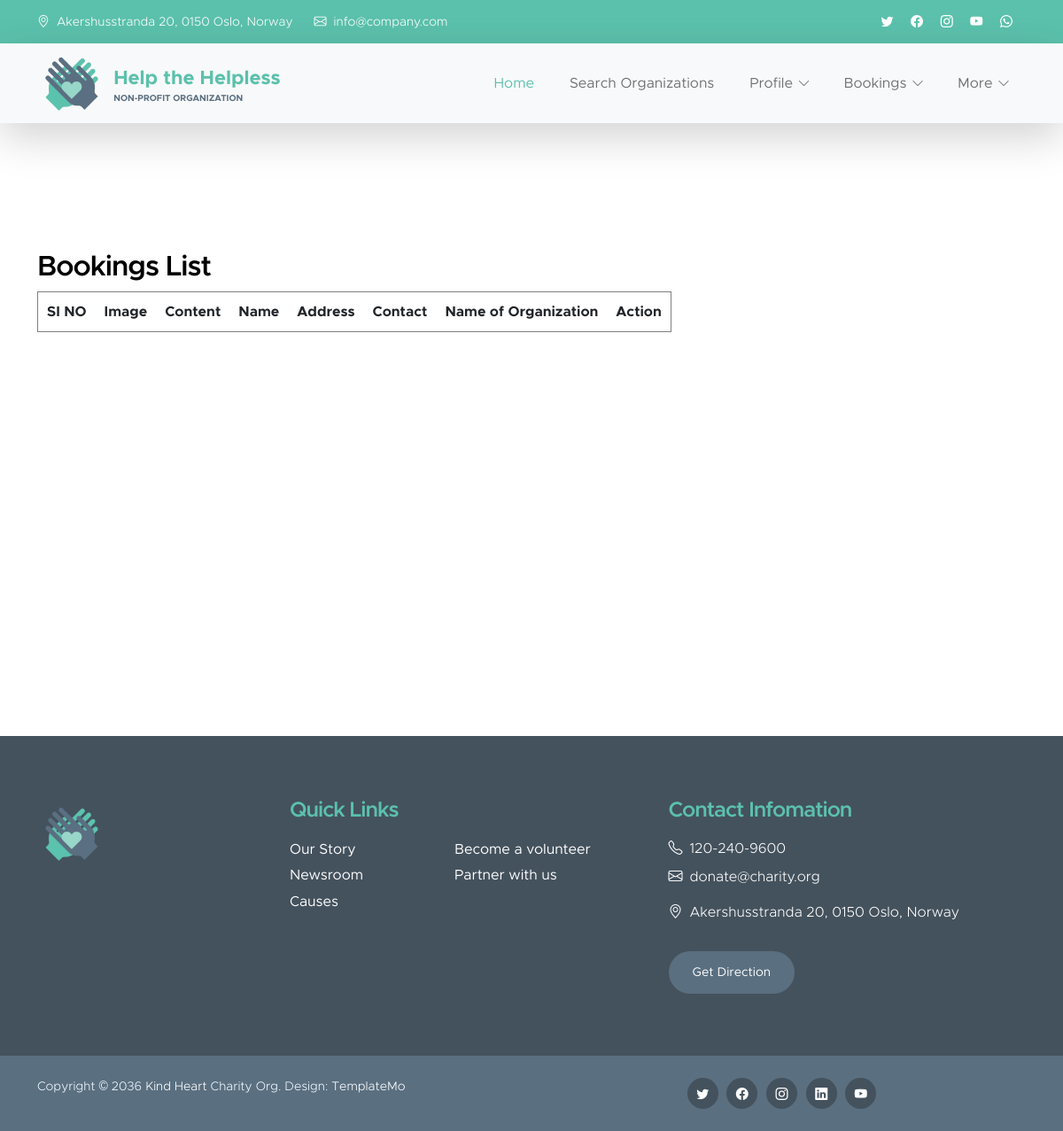
Before: /Helpers/booking/ (signed in) with the older database file.
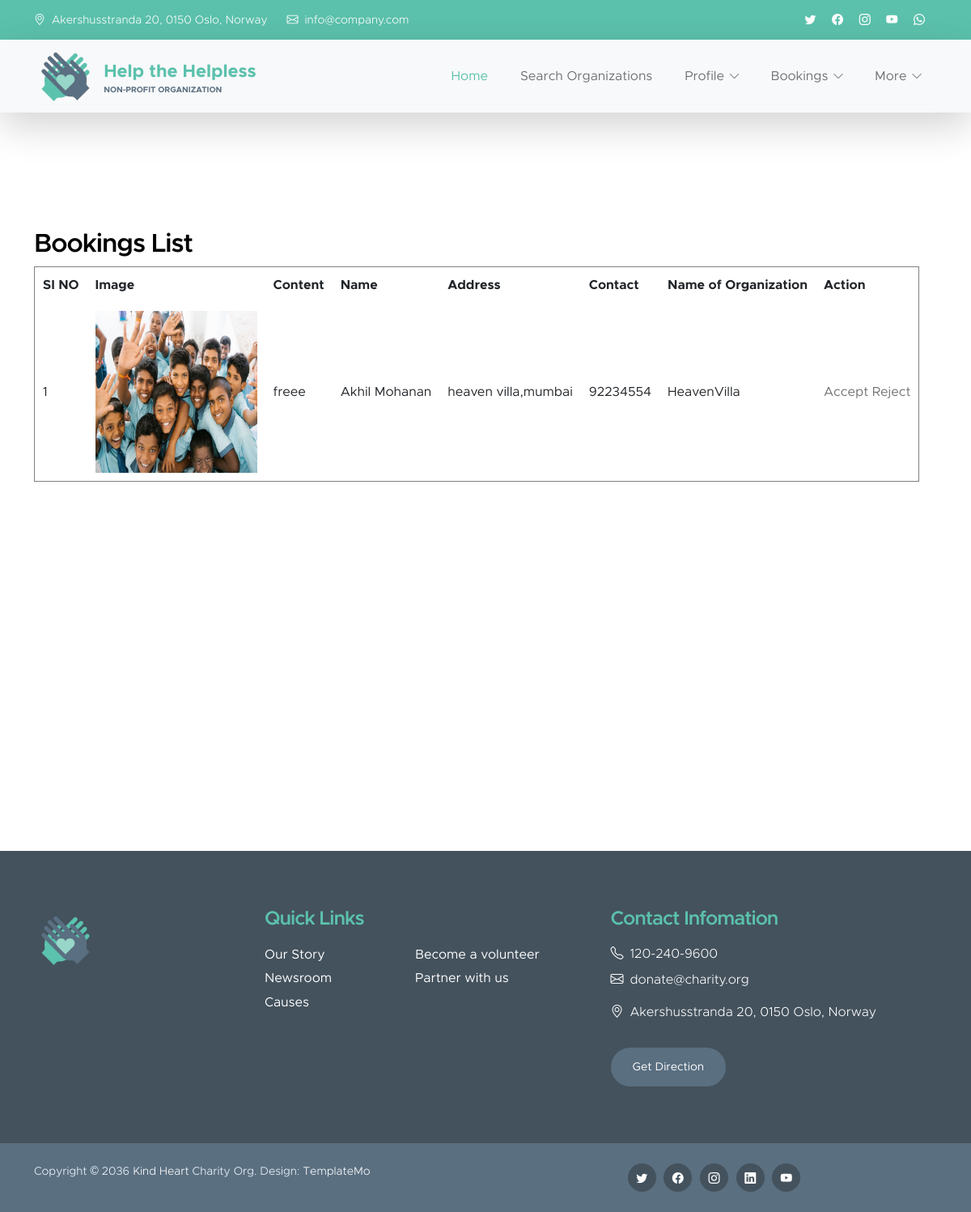
After: the same page with the newer database file.
### Organization/models.py (models this page shows)
class tbl_book(models.Model):
    book_name=models.CharField(max_length=50)
    book_address=models.CharField(max_length=50)
    book_contact=models.CharField(max_length=50)
    post_id=models.ForeignKey(tbl_post,on_delete=models.CASCADE)
    organization_id=models.ForeignKey(tbl_organization,on_delete=models.CASCADE)
    status=models.IntegerField(default=0)

### Helpers/models.py (models this page shows)
class tbl_post(models.Model):
    post_image=models.FileField(upload_to="Post/")
    post_content=models.CharField(max_length=50)
    post_request=models.ForeignKey(tbl_request,on_delete=models.CASCADE)
    helpers=models.ForeignKey(tbl_helper,on_delete=models.CASCADE)

### Guest/models.py (models this page shows)
class tbl_organization(models.Model):
    org_name=models.CharField(max_length=50)
    org_email=models.CharField(max_length=50)
    org_contact=models.CharField(max_length=50)
    org_address=models.CharField(max_length=50)
    org_logo=models.FileField(upload_to="Orgdoc/")
    org_proof=models.FileField(upload_to="Orgdoc/")
    org_place=models.ForeignKey(tbl_place,on_delete=models.CASCADE)
    org_type=models.ForeignKey(tbl_type,on_delete=models.CASCADE)
    org_password=models.CharField(max_length=50)
    status=models.CharField(max_length=50,default=0,null=True)

### Helpers/views.py (the view)
# urls.py: path('booking/',views.booking,name="booking"),
def booking(request):
    helpdata=tbl_helper.objects.get(id=request.session["hid"])
    odata=tbl_book.objects.filter(post_id__helpers=helpdata,status=0)
    return render(request,"Helpers/Bookings.html",{'odata':odata})

### Helpers/Templates/Helpers/Bookings.html (shortened to what this page needs)
{% extends 'Helpers/header.html' %}
{% load static %}
{% block content %}
<!DOCTYPE html>
<html lang="en">
<head>
</head>
<body>
    <div class="container">
        <h3>Bookings List</h3>
        <form action="" method="post" enctype="multipart/form-data">
            <table border="1" cellpadding="10">
                <tr>
                    <th>SI NO</th>
                    <th>Image</th>
                    <th>Content</th>
                    <th>Name</th>
                    <th>Address</th>
                    <th>Contact</th>
                    <th>Name of Organization</th>
                    <th>Action</th>
                </tr>
                {% for i in odata %}
                <tr>
                    <td>{{ forloop.counter }}</td>
                    <td><img src="{{ i.post_id.post_image.url }}" alt="Image" width="200" height="200"></td>
                    <td>{{ i.post_id.post_content }}</td>
                    <td>{{ i.book_name }}</td>
                    <td>{{ i.book_address }}</td>
                    <td>{{ i.book_contact }}</td>
                    <td>{{ i.organization_id.org_name }}</td>
                    <td class="action-links">
                        <a href="{% url 'Helpers:acceptbooking'  i.id %}">Accept</a>
                        <a href="{% url 'Helpers:rejectbooking' i.id %}">Reject</a>
                    </td>
                </tr>
                {% endfor %}
            </table>
        </form>
    </div>
</body>
</html>
{% endblock content%}

Changed rows visible on the page:
added tbl_book: post_id.post_image (picture), post_id.post_content "freee", book_name "Akhil Mohanan", book_address "heaven villa,mumbai", book_contact "92234554", organization_id.org_name "HeavenVilla"
